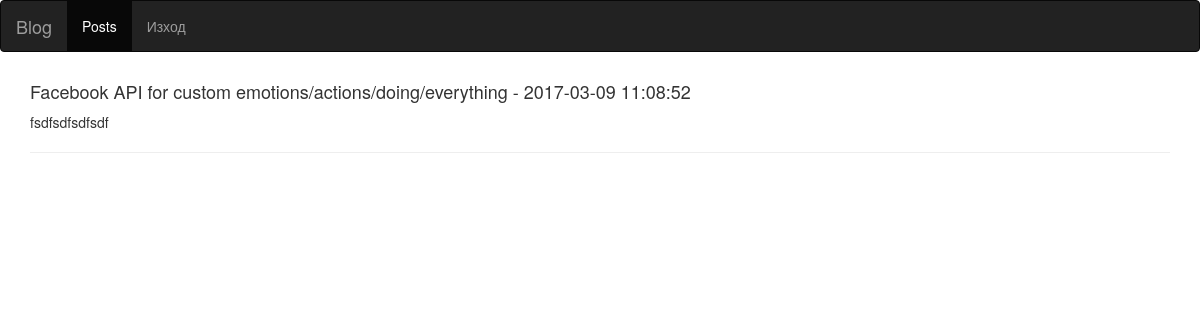
Screenshot of /single-post.php?id=1 with the database file from the repository.
### tables this page shows
CREATE TABLE `Posts` (
  `ID` int(11) NOT NULL,
  `Title` varchar(255) NOT NULL,
  `Content` text NOT NULL,
  `UserID` int(11) NOT NULL,
  `DateCreated` datetime DEFAULT NULL
);

### controllers/PostContoller.php (called while the page is built, shortened)
<?php
require_once $_SERVER['DOCUMENT_ROOT'] . '/models/Post.php';
Class PostController
{
	protected $connection;
	public function __construct(PDO $connection)
	{
		$this->connection = $connection;
	}
	public function getPostById($id)
    {
        $post = new Post($this->connection);
        return $post->getPostById($id);
    }
}

### models/Post.php (called while the page is built, shortened)
<?php
Class Post
{
	protected $title;
	protected $content;
    protected $date;
	protected $connection;
	public function __construct(PDO $connection)
	{
		$this->connection = $connection;
	}
    protected function setId($id)
    {
        return $this;
    }
    protected function setAuthor($authorId)
    {
        return $this;
    }
    public function getContent()
    {
        return $this->content;
    }
    protected function setContent($content)
    {
        $this->content = $content;
        return $this;
    }
    public function getTitle()
    {
        return $this->title;
    }
    protected function setTitle($title)
    {
        $this->title = $title;
        return $this;
    }
    public function getDate()
    {
        return $this->date;
    }
    protected function setDate($date)
    {
        $this->date = $date;
        return $this;
    }
    public function getPostById($id)
    {
        $post = $this->connection->MSelectOnly('Posts', '*', 'WHERE ID = ' . $id);
        return $this;
    }
}

### db/functions.php (called while the page is built, shortened)
<?php
class MysqlPDO extends PDO {
    public function MSelectOnly($table, $select = ' * ', $where = null) {
        $sth = $this->prepare('SELECT '.$select.' FROM '.$table.'  '.$where);
        $sth->execute();
        return $sth->fetch(PDO::FETCH_BOTH);
    }
}

### single-post.php (the view, shortened to what this page needs)
<?php
require_once 'db/connection.php';
require_once 'controllers/PostContoller.php';
$postcontroller = new PostController($connection);
$post = $postcontroller->getPostById((int)$_GET['id']);
?>
<!DOCTYPE html>
<html lang="en">
<head>
    <link rel="stylesheet" type="text/css" href="https://bootswatch.com/paper/bootstrap.min.css">
    <link rel="stylesheet" type="text/css" href="resources/static/css/frontpage.css">
</head>
<body>
<nav class="navbar navbar-inverse">
    <div class="container-fluid">
        <div class="navbar-header">
            <a class="navbar-brand" href="#">Blog</a>
        </div>
        <ul class="nav navbar-nav">
            <li class="active"><a href="welcome">Posts</a></li>
            <li><a href="welcome.php?logout=true">Изход</a></li>
            <li class="pull-right"><a  href="#"><?= $_SESSION['user']['Name'] . " " . (($_SESSION['user']['AccessLevel'] == 1) ? '(админ)' : '') ?></a></li>
        </ul>
    </div>
</nav>
<div class="container">
    <h4><?= $post->getTitle() . " - " . $post->getDate(); ?></h4>
    <p><?= $post->getContent(); ?></p>
    <hr>
    </div>
</body>

### rows the page displays
posts: Title "Facebook API for custom emotions/actions/doing/everything", DateCreated "2017-03-09 11:08:52", Content "fsdfsdfsdfsdf"
